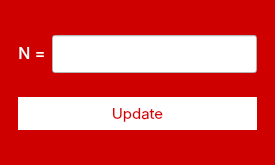
<?xml version="1.0" encoding="UTF-8"?>
<ui version="4.0">
 <class>MainWindow</class>
 <widget class="QMainWindow" name="MainWindow">
  <property name="geometry">
   <rect>
    <x>0</x>
    <y>0</y>
    <width>275</width>
    <height>165</height>
   </rect>
  </property>
  <property name="windowTitle">
   <string>MainWindow</string>
  </property>
  <property name="styleSheet">
   <string notr="true">background-color: rgb(206, 0, 0);</string>
  </property>
  <widget class="QWidget" name="centralwidget">
   <layout class="QVBoxLayout" name="verticalLayout">
    <item>
     <widget class="QFrame" name="frame">
      <property name="frameShape">
       <enum>QFrame::NoFrame</enum>
      </property>
      <property name="frameShadow">
       <enum>QFrame::Raised</enum>
      </property>
      <layout class="QFormLayout" name="formLayout">
       <item row="1" column="0">
        <widget class="QLabel" name="label_2">
         <property name="font">
          <font>
           <family>SF Pro Display</family>
           <pointsize>12</pointsize>
          </font>
         </property>
         <property name="styleSheet">
          <string notr="true">color: rgb(255, 255, 255);</string>
         </property>
         <property name="text">
          <string>N =</string>
         </property>
         <property name="alignment">
          <set>Qt::AlignCenter</set>
         </property>
        </widget>
       </item>
       <item row="1" column="1">
        <widget class="QLineEdit" name="N">
         <property name="font">
          <font>
           <family>SF Pro Display</family>
           <pointsize>-1</pointsize>
           <weight>75</weight>
           <italic>false</italic>
           <bold>true</bold>
          </font>
         </property>
         <property name="styleSheet">
          <string notr="true">background-color: rgb(255, 255, 255);
color: rgb(143, 0, 0);
border-bottom: 2px solid rgba(255, 255, 255, 100);
padding: 7px 0px 7px 5px; /* top, right, bottom, left */
font-size: 15px;
font-family: &quot;SF Pro Display&quot;; 
	font-weight: bold; 
    font-style: normal;</string>
         </property>
         <property name="text">
          <string/>
         </property>
        </widget>
       </item>
       <item row="2" column="0">
        <spacer name="verticalSpacer_3">
         <property name="orientation">
          <enum>Qt::Vertical</enum>
         </property>
         <property name="sizeHint" stdset="0">
          <size>
           <width>20</width>
           <height>10</height>
          </size>
         </property>
        </spacer>
       </item>
       <item row="3" column="0" colspan="2">
        <widget class="QPushButton" name="updateN">
         <property name="font">
          <font>
           <family>SF Pro Display</family>
           <pointsize>-1</pointsize>
           <weight>50</weight>
           <italic>false</italic>
           <bold>false</bold>
          </font>
         </property>
         <property name="cursor">
          <cursorShape>PointingHandCursor</cursorShape>
         </property>
         <property name="styleSheet">
          <string notr="true">QPushButton {
    background-color: rgb(255, 255, 255);
    border-color: rgb(255, 255, 255);
    border-radius: 30px;
    color: rgb(214, 0, 0);
    font-size: 15px;
    padding: 7px;
    font-family: &quot;SF Pro Display&quot;; 
    font-weight: normal; 
    font-style: normal;
}

QPushButton:hover {
    background-color: rgb(230, 230, 230); 
}

QPushButton:pressed {
    background-color: rgb(200, 200, 200); 
}
</string>
         </property>
         <property name="text">
          <string>Update</string>
         </property>
        </widget>
       </item>
       <item row="4" column="0">
        <spacer name="verticalSpacer_2">
         <property name="orientation">
          <enum>Qt::Vertical</enum>
         </property>
         <property name="sizeHint" stdset="0">
          <size>
           <width>20</width>
           <height>5</height>
          </size>
         </property>
        </spacer>
       </item>
       <item row="0" column="1">
        <spacer name="verticalSpacer">
         <property name="orientation">
          <enum>Qt::Vertical</enum>
         </property>
         <property name="sizeHint" stdset="0">
          <size>
           <width>20</width>
           <height>5</height>
          </size>
         </property>
        </spacer>
       </item>
      </layout>
     </widget>
    </item>
   </layout>
  </widget>
 </widget>
 <resources/>
 <connections/>
</ui>
